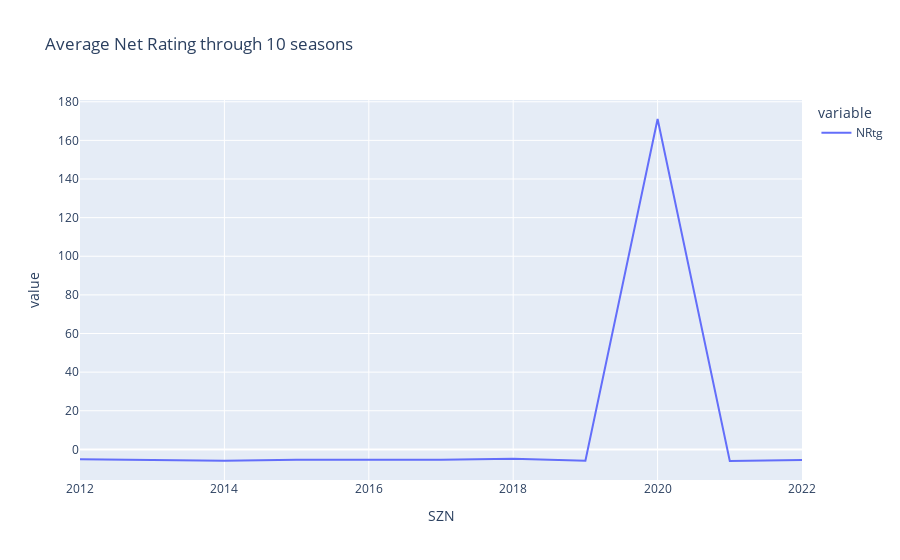

Here is the notebook cell this chart was saved with:
### Code cell
# same here the net rating for 2020 is way to high as the data is skewed for the rest of the seasons so scaling it would 
# be the best option
px.line(final.groupby('SZN').agg({'NRtg':'mean'}), title='Average Net Rating through 10 seasons')

### Figure 1 — Plotly figure (JSON) as saved in the notebook; plotly's stock layout.template omitted (floating-point values rounded to 4 significant figures)
{"data": [{"hovertemplate": "variable=NRtg<br>SZN=%{x}<br>value=%{y}<extra></extra>", "legendgroup": "NRtg", "line": {"color": "#636efa", "dash": "solid"}, "marker": {"symbol": "circle"}, "mode": "lines", "name": "NRtg", "orientation": "v", "showlegend": true, "type": "scatter", "x": [2012, 2013, 2014, 2015, 2016, 2017, 2018, 2019, 2020, 2021, 2022], "xaxis": "x", "y": [-5.137, -5.445, -5.877, -5.422, -5.42, -5.399, -4.88, -5.906, 171.1, -6.009, -5.448], "yaxis": "y"}], "layout": {"legend": {"title": {"text": "variable"}, "tracegroupgap": 0}, "title": {"text": "Average Net Rating through 10 seasons"}, "xaxis": {"anchor": "y", "domain": [0, 1], "title": {"text": "SZN"}}, "yaxis": {"anchor": "x", "domain": [0, 1], "title": {"text": "value"}}}}
